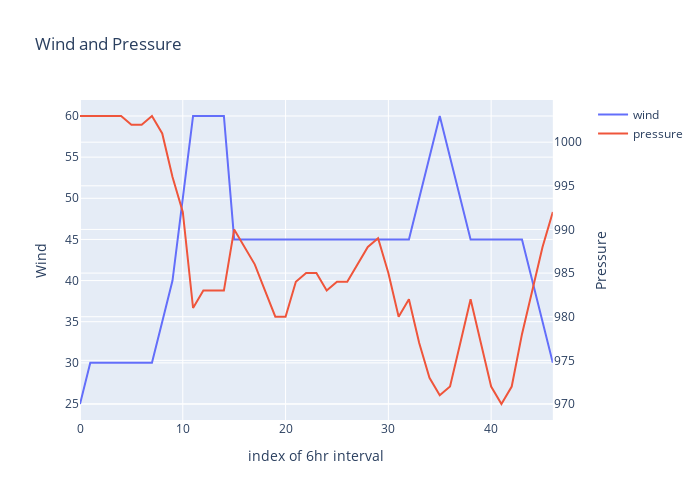

The notebook cell this image was saved under:
### Code cell
fig=make_subplots(specs=[[{"secondary_y":True}]])
fig.add_trace(go.Scatter(x=df.index,y=df['Wind(WMO) (kt)'],name='wind'),secondary_y=False,)
fig.add_trace(go.Scatter(x=df.index,y=df['Pres(WMO) (mb)'],name='pressure'),secondary_y=True,)
fig.update_layout(autosize=False,width=700,height=500,title_text="Wind and Pressure")
fig.update_xaxes(title_text='index of 6hr interval')
fig.update_yaxes(title_text="Wind",secondary_y=False)
fig.update_yaxes(title_text="Pressure",secondary_y=True)
fig.show()

### Figure 1 — Plotly figure (JSON) as saved in the notebook; plotly's stock layout.template omitted (floating-point values rounded to 4 significant figures)
{"data": [{"name": "wind", "type": "scatter", "x": [0, 1, 2, 3, 4, 5, 6, 7, 8, 9, 10, 11, 12, 13, 14, 15, 16, 17, 18, 19, 20, 21, 22, 23, 24, 25, 26, 27, 28, 29, 30, 31, 32, 33, 34, 35, 36, 37, 38, 39, 40, 41, 42, 43, 44, 45, 46], "xaxis": "x", "y": [25, 30, 30, 30, 30, 30, 30, 30, 35, 40, 50, 60, 60, 60, 60, 45, 45, 45, 45, 45, 45, 45, 45, 45, 45, 45, 45, 45, 45, 45, 45, 45, 45, 50, 55, 60, 55, 50, 45, 45, 45, 45, 45, 45, 40, 35, 30], "yaxis": "y"}, {"name": "pressure", "type": "scatter", "x": [0, 1, 2, 3, 4, 5, 6, 7, 8, 9, 10, 11, 12, 13, 14, 15, 16, 17, 18, 19, 20, 21, 22, 23, 24, 25, 26, 27, 28, 29, 30, 31, 32, 33, 34, 35, 36, 37, 38, 39, 40, 41, 42, 43, 44, 45, 46], "xaxis": "x", "y": [1003, 1003, 1003, 1003, 1003, 1002, 1002, 1003, 1001, 996, 992, 981, 983, 983, 983, 990, 988, 986, 983, 980, 980, 984, 985, 985, 983, 984, 984, 986, 988, 989, 985, 980, 982, 977, 973, 971, 972, 977, 982, 977, 972, 970, 972, 978, 983, 988, 992], "yaxis": "y2"}], "layout": {"autosize": false, "height": 500, "title": {"text": "Wind and Pressure"}, "width": 700, "xaxis": {"anchor": "y", "domain": [0, 0.94], "title": {"text": "index of 6hr interval"}}, "yaxis": {"anchor": "x", "domain": [0, 1], "title": {"text": "Wind"}}, "yaxis2": {"anchor": "x", "overlaying": "y", "side": "right", "title": {"text": "Pressure"}}}}
